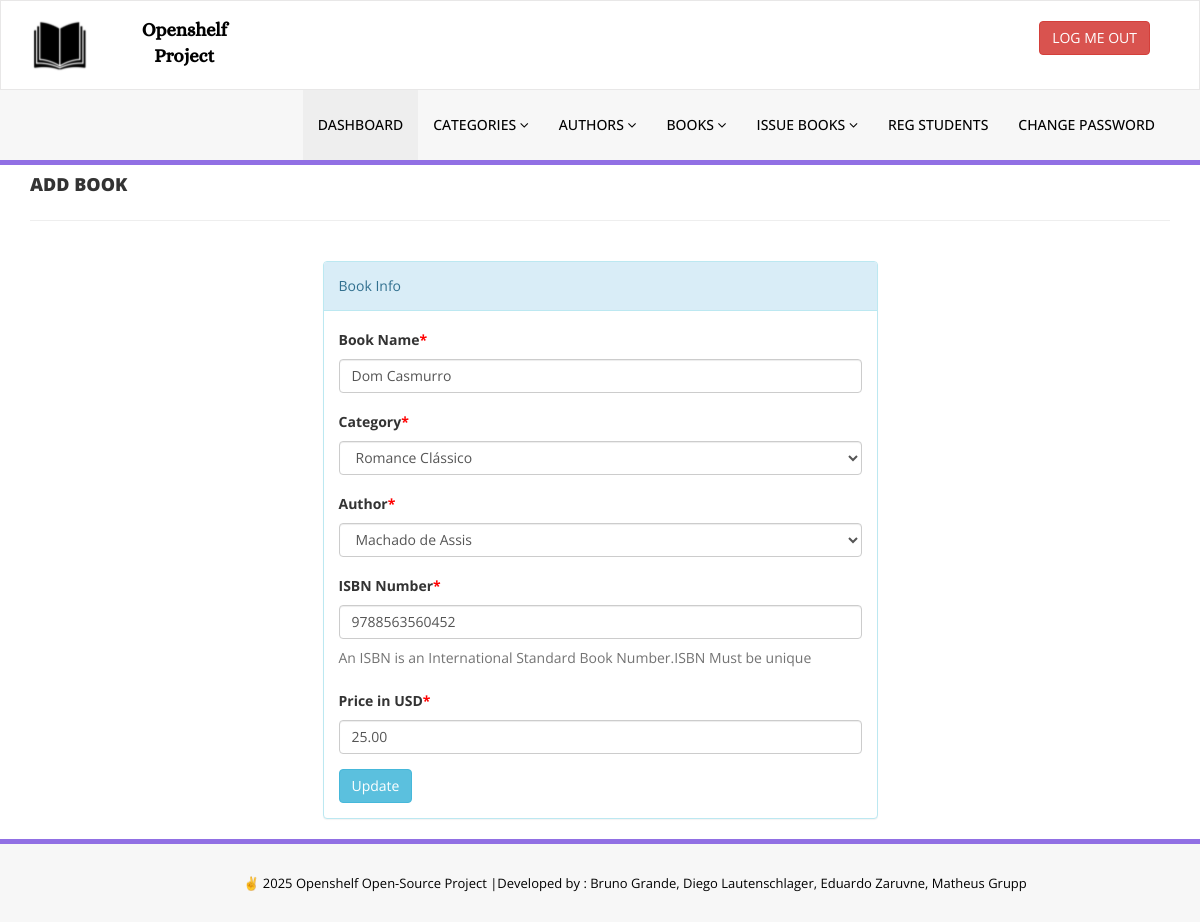
The page /Projeto_Web/site/library/admin/edit-book.php?bookid=1 (signed in) on the database its author committed.
### tables this page shows
CREATE TABLE tblbooks (
  id INT AUTO_INCREMENT PRIMARY KEY,
  CatId INT,
  CommentId INT,
  PublisherId INT,
  BookName VARCHAR(255),
  Description VARCHAR(255),
  QuantityTotal INT NOT NULL,
  QuantityLeft INT NOT NULL,
  AuthorId INT,
  ISBNNumber BIGINT,
  BookPrice DECIMAL(10,2),
  RegDate TIMESTAMP NULL DEFAULT CURRENT_TIMESTAMP,
  UpdationDate TIMESTAMP DEFAULT CURRENT_TIMESTAMP ON UPDATE CURRENT_TIMESTAMP
);

CREATE TABLE tblcategory (
  id INT AUTO_INCREMENT PRIMARY KEY,
  CategoryName VARCHAR(150),
  Status INT,
  CreationDate TIMESTAMP NULL DEFAULT CURRENT_TIMESTAMP,
  UpdationDate TIMESTAMP NULL DEFAULT CURRENT_TIMESTAMP ON UPDATE CURRENT_TIMESTAMP
);

CREATE TABLE tblauthors (
  id INT AUTO_INCREMENT PRIMARY KEY,
  AuthorName VARCHAR(159),
  creationDate TIMESTAMP NULL DEFAULT CURRENT_TIMESTAMP,
  UpdationDate TIMESTAMP DEFAULT CURRENT_TIMESTAMP ON UPDATE CURRENT_TIMESTAMP
);

### Projeto_Web/site/library/admin/edit-book.php (the view, shortened to what this page needs)
<?php
include '../includes/config.php';
if(strlen($_SESSION['alogin'])==0){
    header('location:index.php');
}
else{
?>
<!DOCTYPE html>
<html xmlns="http://www.w3.org/1999/xhtml">
<head>
    <link href="assets/css/bootstrap.css" rel="stylesheet" />
    <link href="assets/css/font-awesome.css" rel="stylesheet" />
    <link href="assets/css/style.css" rel="stylesheet" />
</head>
<body>
<?php include('includes/header.php');?>
    <div class="content-wra
    <div class="content-wrapper">
         <div class="container">
        <div class="row pad-botm">
            <div class="col-md-12">
                <h4 class="header-line">Add Book</h4>
                            </div>
</div>
<div class="row">
<div class="col-md-6 col-sm-6 col-xs-12 col-md-offset-3"">
<div class="panel panel-info">
<div class="panel-heading">
Book Info
</div>
<div class="panel-body">
<form role="form" method="post">
<?php
$bookid=intval($_GET['bookid']);
$sql = "SELECT tblbooks.BookName,tblcategory.CategoryName,tblcategory.id as cid,tblauthors.AuthorName,tblauthors.id as athrid,tblbooks.ISBNNumber,tblbooks.BookPrice,tblbooks.id as bookid from  tblbooks join tblcategory on tblcategory.id=tblbooks.CatId join tblauthors on tblauthors.id=tblbooks.AuthorId where tblbooks.id=:bookid";
$query = $dbh -> prepare($sql);
$query->bindParam(':bookid',$bookid,PDO::PARAM_STR);
$query->execute();
$results=$query->fetchAll(PDO::FETCH_OBJ);
if($query->rowCount() > 0)
{
foreach($results as $result)
{               ?>
<div class="form-group">
<label>Book Name<span style="color:red;">*</span></label>
<input class="form-control" type="text" name="bookname" value="<?php echo htmlentities($result->BookName);?>" required />
</div>
<div class="form-group">
<label> Category<span style="color:red;">*</span></label>
<select class="form-control" name="category" required="required">
<option value="<?php echo htmlentities($result->cid);?>"> <?php echo htmlentities($catname=$result->CategoryName);?></option>
</select>
</div>
<div class="form-group">
<label> Author<span style="color:red;">*</span></label>
<select class="form-control" name="author" required="required">
<option value="<?php echo htmlentities($result->athrid);?>"> <?php echo htmlentities($athrname=$result->AuthorName);?></option>
</select>
</div>
<div class="form-group">
<label>ISBN Number<span style="color:red;">*</span></label>
<input class="form-control" type="text" name="isbn" value="<?php echo htmlentities($result->ISBNNumber);?>"  required="required" />
<p class="help-block">An ISBN is an International Standard Book Number.ISBN Must be unique</p>
</div>
 <div class="form-group">
 <label>Price in USD<span style="color:red;">*</span></label>
 <input class="form-control" type="text" name="price" value="<?php echo htmlentities($result->BookPrice);?>"   required="required" />
 </div>
 <?php }} ?>
<button type="submit" name="update" class="btn btn-info">Update </button>
                                    </form>
                            </div>
                        </div>
                            </div>
        </div>
    </div>
    </div>
  <?php include('includes/footer.php');?>
</body>
</html>
<?php } ?>

### Projeto_Web/site/library/admin/assets/css/style.css (style rules this page uses)
.header-line { font-weight:900; padding-bottom:25px; border-bottom:1px solid #eeeeee; text-transform:uppercase; }
.pad-botm { padding-bottom:30px; }

### rows shown on the page
tblbooks: bookname "Dom Casmurro", category "Romance Clássico", author "Machado de Assis", isbn "9788563560452", price "25.00"
